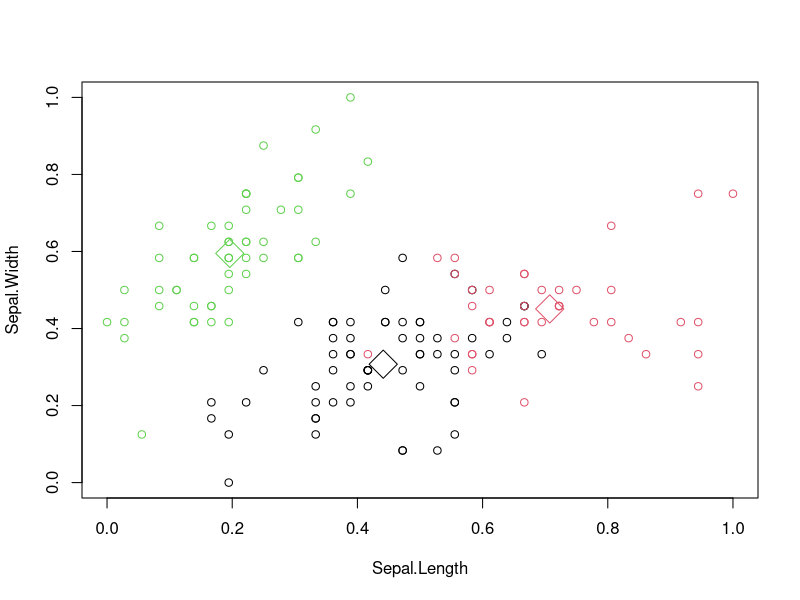

This figure's R source:
rm(list=ls())
#stwd('C:\Users\win7\Documents\R files')

data("iris")

str(iris)
summary(iris)
table(iris$Species)
irisClass=iris$Species
irisData=iris[-5]
#dim(irisData)
normalize= function(x){
  return ((x-min(x))/(max(x)-min(x)))
}
irisData_norm= as.data.frame(lapply(irisData,normalize))
#View(irisData_norm)
summary(irisData_norm)

kc=kmeans(irisData_norm,3)
table(irisClass,kc$cluster)
plot(irisData_norm[c("Sepal.Length","Sepal.Width")],col=kc$cluster)
points(kc$centers[,c("Sepal.Length","Sepal.Width")],col=1:3,pch=23,cex=3)

